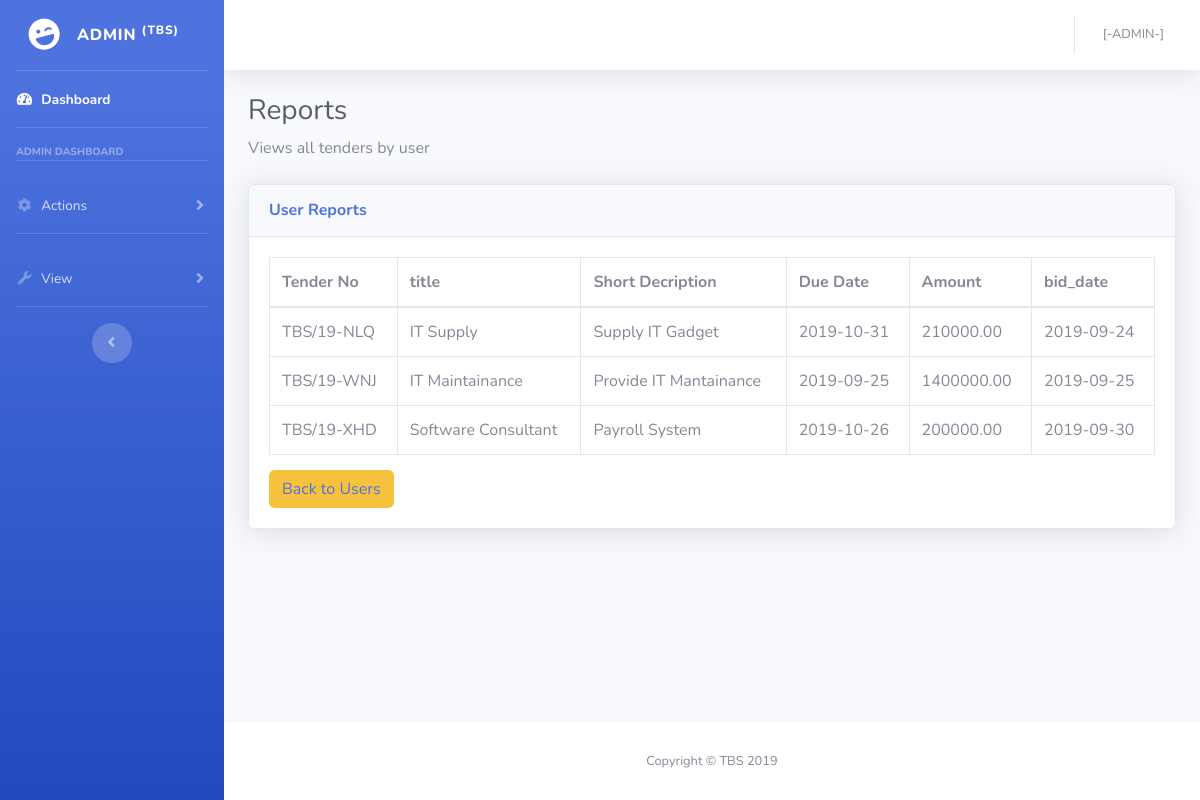
Page /userbid.php?id=SanzaTs on the committed database.
### tables this page shows
CREATE TABLE `bidding` (
  `bid_no` int(10) NOT NULL,
  `bid_date` varchar(10) NOT NULL,
  `amount` double(10,2) NOT NULL,
  `status` varchar(10) NOT NULL,
  `bidder_id` int(10) NOT NULL,
  `tender_no` varchar(15) NOT NULL
);

CREATE TABLE `tender` (
  `tenderId` varchar(15) NOT NULL,
  `tender_title` varchar(20) NOT NULL,
  `short_description` varchar(50) NOT NULL,
  `full_description` varchar(300) NOT NULL,
  `category` varchar(50) NOT NULL,
  `due_date` varchar(10) NOT NULL,
  `min_budget` double(10,2) NOT NULL,
  `max_budget` double(10,2) NOT NULL,
  `admin_id` int(10) NOT NULL
);

### userbid.php (the view, shortened to what this page needs)
<?php
include("connection.php");
$username = $_SESSION['username'];
?>
<!DOCTYPE html>
<html lang="en">
<head>
  <link href="vendor/fontawesome-free/css/all.min.css" rel="stylesheet" type="text/css">
  <link href="css/sb-admin-2.min.css" rel="stylesheet">
</head>
<body id="page-top">
  <div id="wrapper">
    <ul class="navbar-nav bg-gradient-primary sidebar sidebar-dark accordion" id="accordionSidebar">
      <a class="sidebar-brand d-flex align-items-center justify-content-center" href="index.html">
        <div class="sidebar-brand-icon rotate-n-15">
          <i class="fas fa-laugh-wink"></i>
        </div>
        <div class="sidebar-brand-text mx-3">ADMIN <sup>(TBS)</sup></div>
      </a>
      <hr class="sidebar-divider my-0">
      <li class="nav-item active">
        <a class="nav-link" href="adminReports.php">
          <i class="fas fa-fw fa-tachometer-alt"></i>
          <span>Dashboard</span></a>
      </li>
      <hr class="sidebar-divider">
      <div class="sidebar-heading">
       Admin Dashboard
      </div>
      <hr class="sidebar-divider">
      <li class="nav-item">
        <a class="nav-link collapsed" href="#" data-toggle="collapse" data-target="#collapseTwo" aria-expanded="true" aria-controls="collapseTwo">
          <i class="fas fa-fw fa-cog"></i>
          <span>Actions</span>
        </a>
      </li>
  <hr class="sidebar-divider">
      <li class="nav-item">
        <a class="nav-link collapsed" href="#" data-toggle="collapse" data-target="#collapseUtilities" aria-expanded="true" aria-controls="collapseUtilities">
          <i class="fas fa-fw fa-wrench"></i>
          <span>View</span>
        </a>
      </li>
      <hr class="sidebar-divider d-none d-md-block">
      <div class="text-center d-none d-md-inline">
        <button class="rounded-circle border-0" id="sidebarToggle"></button>
      </div>
    </ul>
    <div id="content-wrapper" class="d-flex flex-column">
      <div id="content">
        <nav class="navbar navbar-expand navbar-light bg-white topbar mb-4 static-top shadow">
          <ul class="navbar-nav ml-auto">
            <li class="nav-item dropdown no-arrow">
              <a class="nav-link dropdown-toggle" href="#" id="userDropdown" role="button" data-toggle="dropdown" aria-haspopup="true" aria-expanded="false">
                <span class="mr-2 d-none d-lg-inline text-gray-600 small"><?php echo $username."[-ADMIN-]" ?></span>
              </a>
            </li>
          </ul>
        </nav>
             <div class="container-fluid">
<h1 class="h3 mb-2 text-gray-800">Reports</h1>
<p class="mb-4">Views all tenders by user</p>
<div class="card shadow mb-4">
  <div class="card-header py-3">
    <h6 class="m-0 font-weight-bold text-primary">User Reports</h6>
  </div>
  <div class="card-body">
    <div class="table-responsive">
      <table class="table table-bordered" id="dataTable" width="100%" cellspacing="0">
        <thead>
          <tr>
            <th>Tender No</th>
            <th>title</th>
            <th>Short Decription</th>
            <th>Due Date</th>
            <th>Amount</th>
            <th>bid_date</th>
          </tr>
        </thead>
        <tbody>
        <?php
              $user = $_GET['id'];
              $table = "SELECT t.tenderId,t.tender_title,t.short_description,t.due_date,b.amount,b.bid_date FROM bidding b,tender t,users u, bidder w WHERE u.id = w.user_id AND w.id = b.bidder_id AND t.tenderId = b.tender_no AND u.username = '$user'";
              $output = mysqli_query($con,$table) or die(mysqli_error($con));
              while($row =mysqli_fetch_array($output))
              {
                $id = $row['tenderId'];
                $title = $row['tender_title'];
                $desc = $row['short_description'];
                $due = $row['due_date'];
                $amount = $row['amount'];
                $bid = $row['bid_date'];
         ?>
          <tr>
            <td><?php echo $id; ?></td>
            <td><?php echo $title; ?></td>
            <td><?php echo $desc; ?></td>
            <td><?php echo $due; ?></td>
            <td><?php echo $amount; ?></td>
            <td><?php echo $bid; ?></td>
          </tr>
          <tr>
           <?php
              }
           ?>
        </tbody>
      </table>
      <td><button type="submit" class="btn btn-warning"  ><a href="users.php"> Back to Users </a></button>
    </div>
  </div>
</div>
</div>
      </div>
      <footer class="sticky-footer bg-white">
        <div class="container my-auto">
          <div class="copyright text-center my-auto">
            <span>Copyright &copy; TBS 2019</span>
          </div>
        </div>
      </footer>
    </div>
  </div>
</body>
</html>

### rows in the picture
bidding: tender_no.tenderId "TBS/19-NLQ", tender_no.tender_title "IT Supply", tender_no.short_description "Supply IT Gadget", tender_no.due_date "2019-10-31", amount "210000.00", bid_date "2019-09-24"
bidding: tender_no.tenderId "TBS/19-WNJ", tender_no.tender_title "IT Maintainance", tender_no.short_description "Provide IT Mantainance", tender_no.due_date "2019-09-25", amount "1400000.00", bid_date "2019-09-25"
bidding: tender_no.tenderId "TBS/19-XHD", tender_no.tender_title "Software Consultant", tender_no.short_description "Payroll System", tender_no.due_date "2019-10-26", amount "200000.00", bid_date "2019-09-30"
